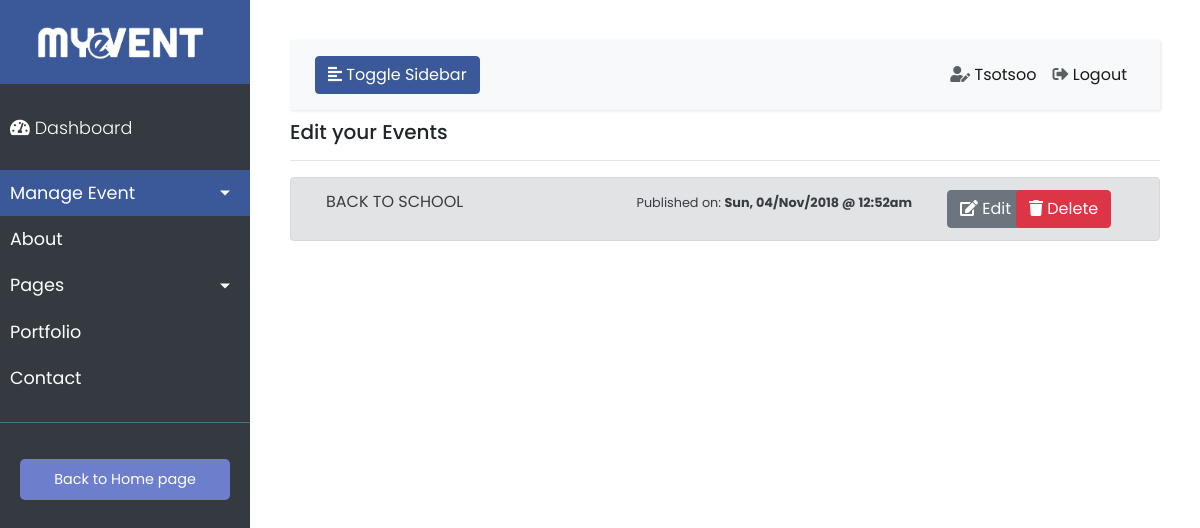
Before: /profile/edit_event.php (signed in) with the older database file.
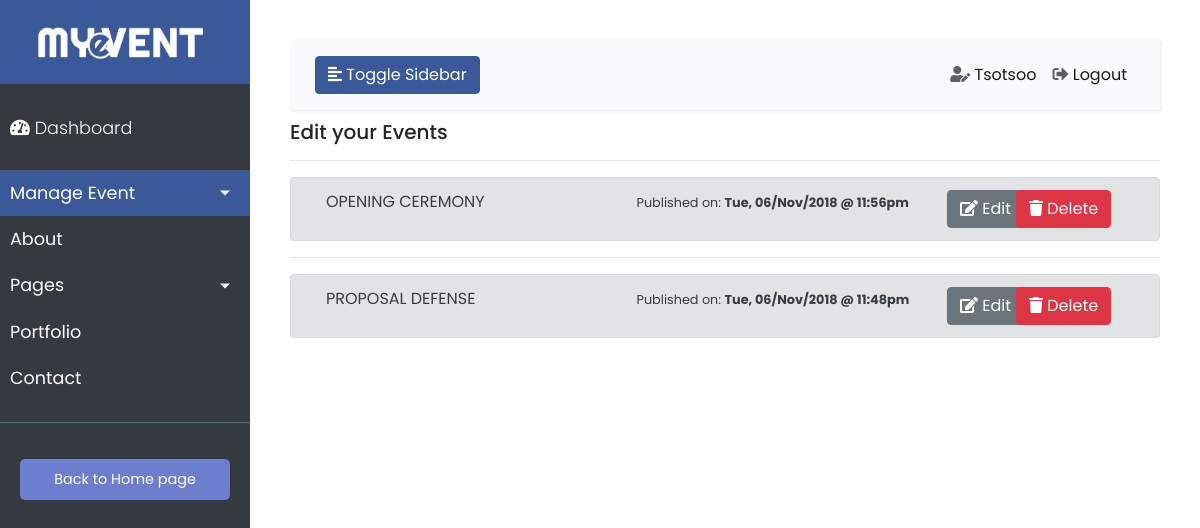
After: the same page with the newer database file.
### tables this page shows
CREATE TABLE IF NOT EXISTS `events` (
  `eid` int(11) NOT NULL AUTO_INCREMENT,
  `uid` int(11) NOT NULL,
  `ename` varchar(255) NOT NULL,
  `etype` enum('free','paid') NOT NULL,
  `about` varchar(255) NOT NULL,
  `image` varchar(255) NOT NULL,
  `video` varchar(255) NOT NULL,
  `location` varchar(255) NOT NULL,
  `edate` datetime NOT NULL,
  `ticket_qty` int(11) DEFAULT NULL,
  `ticket_price` decimal(10,2) NOT NULL,
  `date_created` datetime NOT NULL DEFAULT CURRENT_TIMESTAMP ON UPDATE CURRENT_TIMESTAMP,
  PRIMARY KEY (`eid`),
  KEY `uid` (`uid`)
);

### authentication/session.php (the view, shortened to what this page needs)
<?php
include '../config/connection.php';
$session_id=$_SESSION['uid'];
$ses_sql=mysqli_query($conn, "SELECT username FROM users WHERE uid='$session_id'");
$row = mysqli_fetch_assoc($ses_sql);
$login_session =$row['username'];
?>

### authentication/session.php (the view, shortened to what this page needs)
<?php
include '../config/connection.php';
$session_id=$_SESSION['uid'];
$ses_sql=mysqli_query($conn, "SELECT username FROM users WHERE uid='$session_id'");
$row = mysqli_fetch_assoc($ses_sql);
$login_session =$row['username'];
?>

### profile/edit_event.php (shortened to what this page needs)
<?php
include('../authentication/session.php');
$event_sqlx=mysqli_query($conn, "SELECT * FROM events WHERE uid = '$session_id' ORDER BY date_created DESC");
$listx='';
    while ($erowx = mysqli_fetch_assoc($event_sqlx)) {
        $eid =  $erowx['eid'];
        $enamex =  $erowx['ename'];
        $date_createx =  $erowx['date_created'];
        $listx .='<hr class="hr"></hr>
            <div class="container-fluid">
                <div class="row alert alert-secondary">
                <div class="col">
                    '.strtoupper($enamex).'
                </div>
                <div class="col">
                    <small>Published on: <strong>'.date("D, d/M/Y", strtotime($date_createx)).' @ '.date("h:ia",strtotime($date_createx)).'</strong></small>
                </div>
                <div class="col-1" style="color:white;">
                    <button type="button" class="btn btn-secondary openBtn" data-toggle="" data-target="" onclick="edit_event(\''.$eid.'\')" >
                        <i class="fa fa-edit"></i> Edit
                    </button>
                            <input type="text" class="form-control" name="event_name" id="exampleInputEmail1" aria-describedby="emailHelp" value="'.$enamex.'" required>
                </div>
                <div class="col-2" style="color:white;">
                    <button class="btn btn-danger" onclick="delete_event(\''.$eid.'\')">
                       <i class="fa fa-trash"></i> Delete
                    </button>
                </div>
            </div>
            </div>';
    }
?>
<!DOCTYPE html>
<html>
<head>
    <link rel="stylesheet" type="text/css" href="../fontawesome/css/all.min.css">
    <link rel="stylesheet" type="text/css" href="../css/bootstrap-grid.min.css">
    <link rel="stylesheet" type="text/css" href="../css/bootstrap.css">
    <link rel="stylesheet" type="text/css" href="../css/main.css">
    <link rel="stylesheet" type="text/css" href="../css/dashboard.css">
    <link rel="stylesheet" type="text/css" href="../css/jquery.mCustomScrollbar.css">
    <link rel="stylesheet" type="text/css" href="../css/flatpickr.css">
</head>
<body>
    <div class="wrapper">
        <nav id="sidebar">
            <div class="sidebar-header" >
                <a href="profile.php"><img src="../img/logowhite.png" style="width: 200px;"></a>
            </div>
            <ul class="list-unstyled components">
                <a href="dashboard.php"><p><i class="fa fa-tachometer-alt"></i> Dashboard</p></a>
                <li class="active">
                    <a href="#homeSubmenu" data-toggle="collapse" aria-expanded="false" class="dropdown-toggle">Manage Event</a>
                </li>
                <li>
                    <a href="#">About</a>
                </li>
                <li>
                    <a href="#pageSubmenu" data-toggle="collapse" aria-expanded="false" class="dropdown-toggle">Pages</a>
                </li>
                <li>
                    <a href="#">Portfolio</a>
                </li>
                <li>
                    <a href="#">Contact</a>
                </li>
            </ul>
            <ul class="list-unstyled CTAs">
                <li>
                    <a href="profile.php" class="article">Back to Home page</a>
                </li>
            </ul>
        </nav>
        <div id="content" class="dashcontent">
            <nav class="navbar navbar-expand-lg navbar-light bg-light" id="navtop">
                <div class="container-fluid">
                    <button type="button" id="sidebarCollapse" class="btn btntoggle btn-info ">
                        <i class="fas fa-align-left"></i>
                        <span>Toggle Sidebar</span>
                    </button>
                    <div class="collapse navbar-collapse" id="navbarSupportedContent">
                        <ul class="nav navbar-nav ml-auto">
                            <li class="nav-item active">
                                <a class="nav-link" href=""><i class="fa fa-user-edit userediticon"> </i> <?php echo ucwords($login_session); ?></a>
                            </li>
                             <li class="nav-item active">
                                <a class="nav-link" href="../authentication/logout.php"><i class="fa fa-sign-out-alt userediticon"> </i> Logout</a>
                            </li>
                        </ul>
                    </div>
                </div>
            </nav>
            <span>
                <h5>Edit your Events</h5>
            </span>
            <?php echo $listx; ?>
            </div>
        </div>
</body>
</html>

Changed rows visible on the page:
removed events: ename "BACK TO SCHOOL", date_created "Sun, 04/Nov/2018", date_created "12:52am"
added events: ename "OPENING CEREMONY", date_created "Tue, 06/Nov/2018", date_created "11:56pm"
added events: ename "PROPOSAL DEFENSE", date_created "Tue, 06/Nov/2018", date_created "11:48pm"
